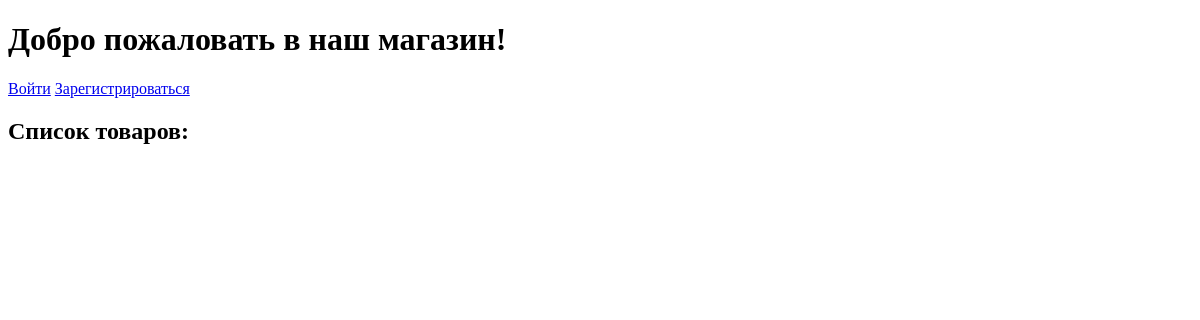
/, run on an earlier commit of the app's database.
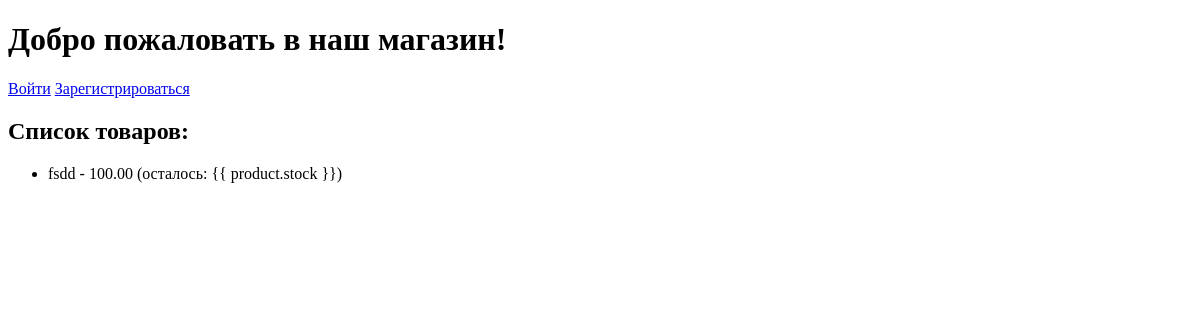
And on a later commit of the database.
### myapp/models.py (models this page shows, shortened)
class Product(models.Model):
    name = models.CharField(max_length=255)
    description = models.TextField()
    price = models.DecimalField(max_digits=10, decimal_places=2)
    image = models.ImageField(upload_to='products_images/', blank=True, null=True)
    stock_quantity = models.PositiveIntegerField(default=1000)

### myapp/views.py (the view)
# urls.py: path('', views.index, name='index'),
def index (request):
    products = Product.objects.all()
    return render(request, 'myapp/index.html', {'products':products})

### myapp/templates/myapp/index.html (shortened to what this page needs)
<!DOCTYPE html>
<html lang="ru">
    <head>
    </head>
    <body>
        <h1>Добро пожаловать в наш магазин!</h1>
        {% if user.is_authenticated %}
        <p>Добро пожаловать, {{ user.username }}!</p>
        <form method="POST" action="{% url 'logout' %}">
            {% csrf_token %}
            <button type="submit">Выйти</button>
        </form>
        {% else %}
        <a href="{% url 'login' %}">Войти</a>
        <a href="{% url 'register' %}">Зарегистрироваться</a>
        {% endif %}
        <h2>Список товаров:</h2>
        <ul>
            {% for product in products %}
            <li>
                {{ product.name }} - {{ product.price }} (осталось: {{
                product.stock }})
            </li>
            {% endfor %}
        </ul>
    </body>
</html>

What changed in the data, as far as the page shows it:
added Product: name "fsdd", price "100.00"
